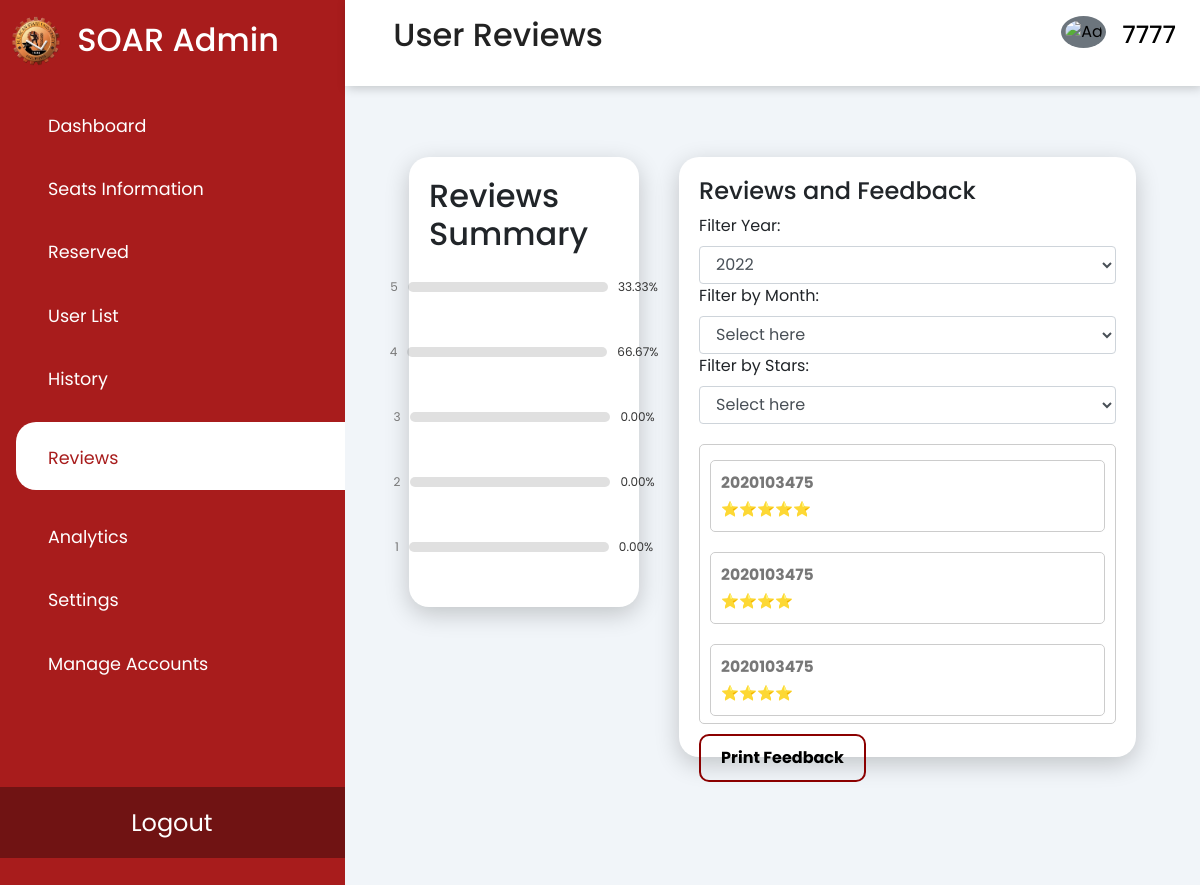
The page /adminReviews.php (signed in) on the database its author committed.
### tables this page shows
CREATE TABLE `rating` (
  `rating_id` int(11) NOT NULL,
  `rating` int(11) DEFAULT NULL,
  `review` varchar(255) DEFAULT NULL,
  `date` date DEFAULT NULL,
  `user_id` int(11) DEFAULT NULL
);

### adminReviews.php (the view, shortened to what this page needs)
<?php
require 'assets/php/connect.php';
?>
<!DOCTYPE HTML>
<html>
<head>
    <link rel="stylesheet" href="https://cdn.jsdelivr.net/npm/bootstrap@4.6.2/dist/css/bootstrap.min.css"
>
    <link rel="stylesheet" type="text/css" href="assets/css/adminReviews.css" />
    <link rel="stylesheet"
        href="https://maxst.icons8.com/vue-static/landings/line-awesome/line-awesome/1.3.0/css/line-awesome.min.css">
</head>
<body>
    <div class="sidebar">
        <div class="sidebar-brand">
            <img src="assets/img/bulsu logo.png" alt="bulsu logo" class="logo">
            <h2> <span>SOAR Admin</span></h2>
        </div>
        <div class="sidebar-menu" id="tabButton">
            <ul>
                <li class="tabs"> <a href="admin.php" data-tabName="dashboard" id="tabButtons"><span
                            class="las la-th-large"></span>
                        <span>Dashboard</span></a>
                </li>
                <li class="tabs"> <a href="seats-info.php"><span class="las la-check"></span>
                        <span>Seats Information</span></a>
                </li>
                <li class="tabs"> <a href="reserved.php"><span class="las la-clock"></span>
                        <span>Reserved</span></a>
                </li>
                <li class="tabs"> <a href="user-list.php"><span class="las la-user-friends"></span>
                        <span>User List</span></a>
                </li>
                <li class="tabs"> <a href="history.php"><span class="las la-history"></span>
                        <span>History</span></a>
                </li>
                <li class="tabs"> <a href="adminReviews.php" class="active"><span class="las la-star"></span>
                        <span>Reviews</span></a>
                </li>
                <li class="tabs"> <a href="analytics.php"><span class="las la-chart-bar"></span>
                        <span>Analytics</span></a>
                </li>
                <li class="tabs"> <a href="settings.php"><span class="las la-cog"></span>
                        <span>Settings</span></a>
                </li>
                <li id="hidden" class="manage tabs" data-toggle="modal" data-target="#exampleModal"> <a
                        href="manageAdmin.php"><span class="las la-users-cog"></span>
                        <span>Manage Accounts</span></a>
                </li>
                <li class="logout"> <a href="toLogout.php">
                        <span>Logout</span></a>
                </li>
            </ul>
        </div>
    </div>
    <div class="header">
        <header>
            <h2>
                <label for="nav-toggle">
                    <div class="toggle">
                        <span class="la la-bars"></span>
                    </div>
                </label>
                User Reviews
            </h2>
            <div class="dropdown">
                <button class="dropdown-toggle" class="btn btn-secondary dropdown-toggle" type="button"
                    id="dropdownMenuButton" data-toggle="dropdown" aria-haspopup="true" aria-expanded="true">
                    <div class="user-wrapper">
                        <img src="<?php if ($_SESSION['gender'] == "Male") {
                        } ?>" alt="Admin" class="rounded-circle p-1 bg-secondary" width="45">
                        <div id="user_admin">
                            <h4>
                                <?php echo $_SESSION["username"]; ?>
                            </h4>
                        </div>
                    </div>
                </button>
            </div>
        </header>
    </div>
    <div class="main-content">
        <main>
            <div class="dashboard">
                <?php
                $query = "SELECT rating, COUNT(*) AS count FROM rating GROUP BY rating";
                $result = $conn->query($query);
                $ratings = [];
                while ($row = $result->fetch_assoc()) {
                    $ratings[$row['rating']] = $row['count'];
                }
                $totalRatings = array_sum($ratings);
                $percentageRatings = [];
                foreach ($ratings as $rating => $count) {
                    $percentage = ($count / $totalRatings) * 100;
                    $percentageRatings[$rating] = $percentage;
                }
                ?>
                <div class="reviews-container">
                    <h2>Reviews Summary</h2>
                    <?php
                    for ($rating = 5; $rating >= 1; $rating--) {
                        $percentage = isset($percentageRatings[$rating]) ? $percentageRatings[$rating] : 0;
                        echo '<div class="review">';
                        echo '<span class="icon-container">' . $rating . ' <i class="fas fa-star"></i></span>';
                        echo '<div class="progress">';
                        echo '</div>';
                        echo '<span class="percent">' . number_format($percentage, 2) . '%</span>';
                        echo '</div>';
                    }
                    ?>
                </div>
                <div class="box-container">
                    <div class="box">
                        <h4>Reviews and Feedback</h4>
                        <div>
                            <div class="filters">
                                <div class="year" class="form-control">
                                    <label for="cars">Filter Year:</label>
                                    <select class="form-control">
                                        <option>2022</option>
                                    </select>
                                </div>
                                <div class="college">
                                    <label for="months">Filter by Month:</label>
                                    <select class="form-control" id="months">
                                        <option style="display:none">Select here</option>
                                    </select>
                                </div>
                                <div class="year-level" class="form-control">
                                    <label for="yearlevel">Filter by Stars:</label>
                                    <select class="form-control">
                                        <option style="display:none">Select here</option>
                                    </select>
                                </div>
                            </div>
                            <?php
                            if (isset($_GET['search'])) {
                                $valueToSearch = $_GET['search'];
                                $querySearch = "SELECT * FROM rating  WHERE rating_id >= 0";
                                $search_result = filterTable($querySearch);
                            } else {
                                $querySearch = "SELECT * FROM rating  WHERE rating_id >= 0";
                                $search_result = filterTable($querySearch);
                            }
                            function filterTable($querySearch)
                            {
                                require 'assets/php/connect.php';
                                $filter_Result = mysqli_query($conn, $querySearch);
                                return $filter_Result;
                            }
                            ?>
                            <div class="review-list-container">
                                <div class="review-list">
                                    <?php
                                    if ($count = mysqli_num_rows($search_result) > 0) {
                                        while ($row2 = mysqli_fetch_array($search_result)) {
                                            ?>
                                            <div class="reviews">
                                                <div class="review-header">
                                                    <div class="review-info">
                                                        <span class="name">
                                                            <?php echo $row2['user_id']; ?>
                                                        </span>
                                                    </div>
                                                    <div class="star-rating">
                                                        <span>
                                                            <?php if ($row2['rating'] == "1") {
                                                                echo "⭐";
                                                            } elseif ($row2['rating'] == "2") {
                                                                echo "⭐⭐";
                                                            } elseif ($row2['rating'] == "3") {
                                                                echo "⭐⭐⭐";
                                                            } elseif ($row2['rating'] == "4") {
                                                                echo "⭐⭐⭐⭐";
                                                            } elseif ($row2['rating'] == "5") {
                                                                echo "⭐⭐⭐⭐⭐";
                                                            } ?>
                                                        </span>
                                                    </div>
                                                </div>
                                                <div class="review-text">
                                                </div>
                                            </div>
                                        <?php }
                                    }
                                    ?>
                                </div>
                            </div>
                        </div>
                        <div class="print-report">
                            <a href="sample-doc.pdf" class="buttons">Print Feedback</a>
                        </div>
        </main>
    </div>
</body>
</html>

### assets/css/adminReviews.css (style rules this page uses)
:root { --main-color: #a81c1c; --color-dark: #1d2231; --text-gray: #8390a2; }
* { padding: 0; margin: 0; box-sizing: border-box; list-style-type: none; text-decoration: none; font-family: "Poppins", sans-serif; }
html, body { margin: 0; height: 100%; overflow: hidden; }
.sidebar { width: 345px; position: fixed; left: 0; top: 0; height: 100%; background: var(--main-color); z-index: 100; transition: width 300ms; }
.sidebar-brand { height: 90px; padding: 1rem 0rem 1rem 0.7rem; display: flex; color: #fff; padding-top: 1rem; }
.sidebar-brand span { display: inline-block; padding-top: 0.3rem; margin-left: 1rem; }
.sidebar-menu { margin-top: 1rem; }
.sidebar-menu li { width: 100%; margin-bottom: 1.7rem; padding-left: 1rem; cursor: pointer; }
.sidebar-menu a { padding-left: 1rem; display: block; color: #fff; font-size: 1.1rem; }
#tabButton { color: #fff; }
.sidebar-menu a span:first-child { font-size: 1.5rem; padding-right: 1rem; }
#tabButton a.active { background: #fff; padding-top: 1rem; padding-bottom: 1rem; color: var(--main-color); border-radius: 20px 0px 0px 20px; }
.logo { width: 50px; height: 50px; }
.manage { color: #ffffff; cursor: pointer; }
.logout { text-align: center; position: absolute; bottom: 0; background: #701313; padding: 5%; text-decoration: none; }
.logout a { text-decoration: none; }
.main-content { transition: margin-left 300ms; margin-left: 345px; }
header { display: flex; justify-content: space-between; padding: 1rem 1.5rem; box-shadow: 2px 2px 10px rgba(0, 0, 0, 0.2); position: fixed; left: 345px; width: calc(100% - 345px); top: 0%; z-index: 100; background-color: #fff; transition: left 300ms; }
header h2 { color: #222; }
header label span { font-size: 1.7rem; padding-right: 1rem; }
.toggle { cursor: pointer; }
.user-wrapper { display: flex; align-items: center; text-decoration: underline 0.15em rgba(0, 0, 0, 0); transition: text-decoration-color 300ms; text-underline-offset: 0.4em; }
.user-wrapper img { border-radius: 50%; margin-right: 1rem; }
.user-wrapper h4 { margin-bottom: -7px !important; }
.dropdown-toggle { background-color: transparent; border-color: #fff; border-style: solid; border-top: none; border-right: none; border-left: none; content: none; }
.dropdown-toggle::after { content: none; }
main { margin-top: 85px; padding: 2rem 1.5rem; background: #f1f5f9; height: 100vh; top: 0; }
.box-container { position: relative; display: flex; align-items: center; position: relative; width: 100%; padding: 20px; height: 80vh; margin-bottom: 10px; }
.box { position: relative; width: 100%; padding: 20px; box-shadow: 0 7px 25px rgba(0, 0, 0, 0.2); border-radius: 20px; background: white; height: 100%; }
.reviews-container { position: relative; display: flex; width: 30%; flex-direction: column; align-items: center; justify-content: center; background-color: #fff; box-shadow: 0 7px 25px rgba(0, 0, 0, 0.2); border-radius: 20px; padding: 20px; margin: 20px 20px; }
.review-list-container { overflow-y: scroll; }
.review { border: 1px solid transparent; border-radius: 5px; color: #777; display: flex; font-size: 12px; align-items: center; padding: 10px; margin: 5px 0; }
.reviews { border: 1px solid transparent; border-radius: 5px; color: #777; display: flex; font-size: 12px; align-items: center; padding: 10px; margin: 5px 0; }
.progress { background-color: rgba(100, 100, 100, 0.2); border-radius: 5px; position: relative; margin: 0 10px; height: 10px; width: 200px; }
.percent { color: #333; }
.review-list-container { height: 35vh; overflow-y: auto; margin-top: 20px; border: 1px solid #ccc; border-radius: 5px; padding: 10px; margin-bottom: 10px; }
.review { margin-bottom: 20px; }
.reviews { margin-bottom: 20px; border: 1px solid #ccc; }
.reviews { margin-bottom: 20px; }
.review-info { display: flex; justify-content: space-between; align-items: center; margin-bottom: 5px; position: relative; }
.star-rating { font-size: 1.2em; margin-left: auto; }
.review-text { margin-top: 5px; padding-left: 40px; font-size: 1.1em; position: relative; }
.name { font-size: 1.3em; font-weight: bold; }
.dashboard { display: flex; justify-content: space-between; align-items: flex-start; margin: 0 auto; padding: 20px; }
.print-report a.buttons { display: inline-block; padding: 10px 20px; color: black; text-decoration: none; border-radius: 10px; font-weight: bold; cursor: pointer; transition: background-color 0.3s ease; border: 2px solid darkred; }

### rows shown on the page
rating: user "2020103475"
rating: user "2020103475"
rating: user "2020103475"

### other values the page prints
$_SESSION["username"] "7777"
$percentage "33.33"
$percentage "66.67"
$percentage "0.00"
